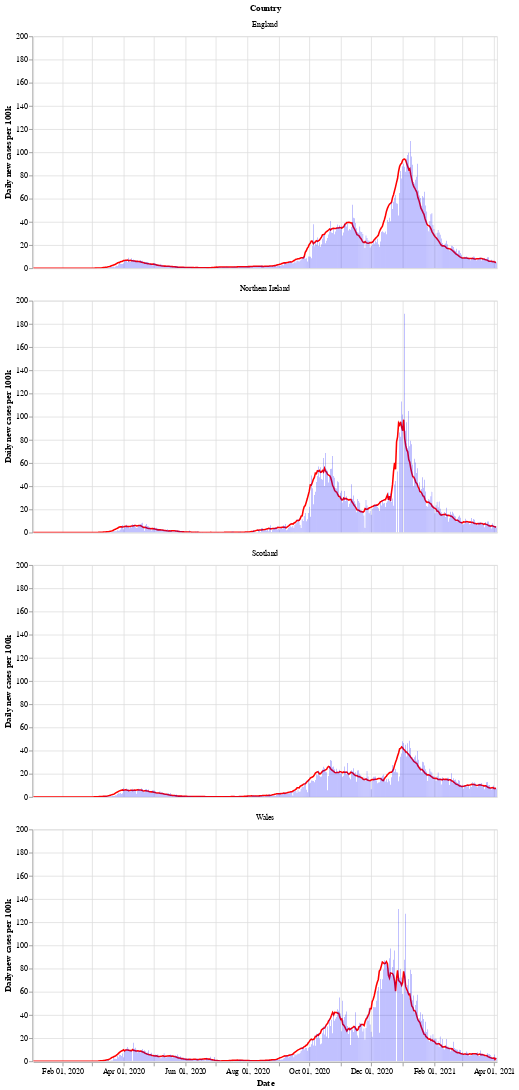

Here is the notebook cell this chart was saved with:
### Markdown cell above
Next is a bar chart of the number of new cases in each country (per 100k population), with the 7 day moving average of cases. Again we see that Wales saw a longer period of raising and falling cases compared to the other countries.

After a period of cases falling, each nation is now seeing a rise in the number of cases - especially in Wales.

### Code cell
# collapse
bars = alt.Chart(uk_cases).mark_bar().encode(
    x=alt.X("yearmonthdate(date):T", axis=alt.Axis(title='Date')),
    y=alt.Y("newCasesRate:Q", axis=alt.Axis(title='Daily new cases per 100k')),
    tooltip='newCasesRate',
    color=alt.condition(
        alt.datum.dailyChange > 0,
        alt.value("orange"),  # The positive color
        alt.value("blue")  # The negative color
    )
).properties(title='New cases per 100k population with rolling 7 day average', width=600).interactive()
line = alt.Chart(uk_cases).mark_line(
    color='red',
    size=2,
).transform_window(
    rolling_mean='mean(newCasesRate)',
    frame=[0, 7],
    groupby=['areaName']
).encode(
    x='yearmonthdate(date):T',
    y='rolling_mean:Q'
)
alt.layer(line, bars, data=uk_cases).facet(alt.Row('areaName', title='Country'), columns=1)

### Figure 1 — Vega-Lite specification as saved in the notebook (floating-point values rounded to 4 significant figures; data arrays with more than 128 entries replaced by an {"elided": "..."} marker saying what was removed)
{"config": {"view": {"continuousWidth": 400, "continuousHeight": 300}}, "data": {"name": "data-cfb22ecf6ad3cabf65efbb9c5dd53e28"}, "facet": {"type": "nominal", "field": "areaName", "title": "Country"}, "spec": {"layer": [{"mark": {"type": "line", "color": "red", "size": 2}, "encoding": {"x": {"type": "temporal", "field": "date", "timeUnit": "yearmonthdate"}, "y": {"type": "quantitative", "field": "rolling_mean"}}, "transform": [{"window": [{"op": "mean", "field": "newCasesRate", "as": "rolling_mean"}], "frame": [0, 7], "groupby": ["areaName"]}]}, {"mark": "bar", "encoding": {"color": {"condition": {"value": "orange", "test": "(datum.dailyChange > 0)"}, "value": "blue"}, "tooltip": {"type": "quantitative", "field": "newCasesRate"}, "x": {"type": "temporal", "axis": {"title": "Date"}, "field": "date", "timeUnit": "yearmonthdate"}, "y": {"type": "quantitative", "axis": {"title": "Daily new cases per 100k"}, "field": "newCasesRate"}}, "selection": {"selector002": {"type": "interval", "bind": "scales", "encodings": ["x", "y"]}}, "title": "New cases per 100k population with rolling 7 day average", "width": 600}]}, "columns": 1, "$schema": "https://vega.github.io/schema/vega-lite/v4.8.1.json", "datasets": {"data-cfb22ecf6ad3cabf65efbb9c5dd53e28": {"elided": "1828 records"}}}
